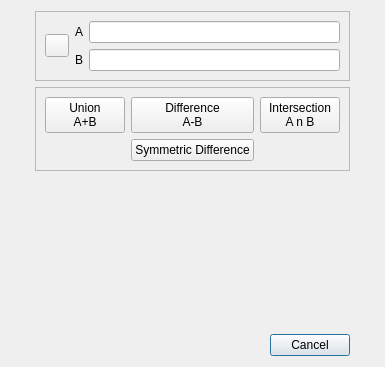
<?xml version="1.0" encoding="UTF-8"?>
<ui version="4.0">
 <class>CorkDialog</class>
 <widget class="QDialog" name="CorkDialog">
  <property name="geometry">
   <rect>
    <x>0</x>
    <y>0</y>
    <width>385</width>
    <height>367</height>
   </rect>
  </property>
  <property name="windowTitle">
   <string>Mesh Boolean Operations (CSG) with Cork</string>
  </property>
  <layout class="QGridLayout" name="gridLayout_2">
   <item row="2" column="0">
    <spacer name="horizontalSpacer_3">
     <property name="orientation">
      <enum>Qt::Horizontal</enum>
     </property>
     <property name="sizeHint" stdset="0">
      <size>
       <width>40</width>
       <height>20</height>
      </size>
     </property>
    </spacer>
   </item>
   <item row="2" column="1">
    <widget class="QLabel" name="label">
     <property name="sizePolicy">
      <sizepolicy hsizetype="Expanding" vsizetype="Expanding">
       <horstretch>0</horstretch>
       <verstretch>0</verstretch>
      </sizepolicy>
     </property>
     <property name="toolTip">
      <string>Image courtesy of Autodesk(r)</string>
     </property>
     <property name="pixmap">
      <pixmap resource="../qCork.qrc">:/CC/plugin/qCork/images/csg_types.png</pixmap>
     </property>
     <property name="alignment">
      <set>Qt::AlignCenter</set>
     </property>
    </widget>
   </item>
   <item row="3" column="1">
    <spacer name="verticalSpacer">
     <property name="orientation">
      <enum>Qt::Vertical</enum>
     </property>
     <property name="sizeHint" stdset="0">
      <size>
       <width>20</width>
       <height>6</height>
      </size>
     </property>
    </spacer>
   </item>
   <item row="4" column="1">
    <widget class="QDialogButtonBox" name="buttonBox">
     <property name="standardButtons">
      <set>QDialogButtonBox::Cancel</set>
     </property>
    </widget>
   </item>
   <item row="0" column="1">
    <widget class="QFrame" name="frame_2">
     <property name="frameShape">
      <enum>QFrame::StyledPanel</enum>
     </property>
     <property name="frameShadow">
      <enum>QFrame::Raised</enum>
     </property>
     <layout class="QHBoxLayout" name="horizontalLayout_3">
      <item>
       <widget class="QToolButton" name="swapToolButton">
        <property name="icon">
         <iconset resource="../qCork.qrc">
          <normaloff>:/CC/plugin/qCork/images/iconSwap.png</normaloff>:/CC/plugin/qCork/images/iconSwap.png</iconset>
        </property>
       </widget>
      </item>
      <item>
       <layout class="QVBoxLayout" name="verticalLayout">
        <item>
         <layout class="QHBoxLayout" name="horizontalLayout">
          <item>
           <widget class="QLabel" name="label_2">
            <property name="text">
             <string>A</string>
            </property>
           </widget>
          </item>
          <item>
           <widget class="QLineEdit" name="meshALineEdit">
            <property name="readOnly">
             <bool>true</bool>
            </property>
           </widget>
          </item>
         </layout>
        </item>
        <item>
         <layout class="QHBoxLayout" name="horizontalLayout_2">
          <item>
           <widget class="QLabel" name="label_3">
            <property name="text">
             <string>B</string>
            </property>
           </widget>
          </item>
          <item>
           <widget class="QLineEdit" name="meshBLineEdit">
            <property name="readOnly">
             <bool>true</bool>
            </property>
           </widget>
          </item>
         </layout>
        </item>
       </layout>
      </item>
     </layout>
    </widget>
   </item>
   <item row="1" column="1">
    <widget class="QFrame" name="frame">
     <property name="frameShape">
      <enum>QFrame::StyledPanel</enum>
     </property>
     <property name="frameShadow">
      <enum>QFrame::Raised</enum>
     </property>
     <layout class="QGridLayout" name="gridLayout">
      <item row="0" column="0">
       <widget class="QPushButton" name="unionPushButton">
        <property name="toolTip">
         <string>Merge two objects into one</string>
        </property>
        <property name="text">
         <string>Union
A+B</string>
        </property>
       </widget>
      </item>
      <item row="0" column="1">
       <widget class="QPushButton" name="diffPushButton">
        <property name="toolTip">
         <string>Subtract one object from another</string>
        </property>
        <property name="text">
         <string>Difference
A-B</string>
        </property>
       </widget>
      </item>
      <item row="0" column="2">
       <widget class="QPushButton" name="interPushButton">
        <property name="toolTip">
         <string>Return the portion common to both objects</string>
        </property>
        <property name="text">
         <string>Intersection
A n B</string>
        </property>
       </widget>
      </item>
      <item row="1" column="0">
       <spacer name="horizontalSpacer">
        <property name="orientation">
         <enum>Qt::Horizontal</enum>
        </property>
        <property name="sizeHint" stdset="0">
         <size>
          <width>40</width>
          <height>20</height>
         </size>
        </property>
       </spacer>
      </item>
      <item row="1" column="1">
       <widget class="QPushButton" name="symDiffPushButton">
        <property name="toolTip">
         <string>Subtract one object from another (inverse result)</string>
        </property>
        <property name="text">
         <string>Symmetric Difference</string>
        </property>
       </widget>
      </item>
      <item row="1" column="2">
       <spacer name="horizontalSpacer_2">
        <property name="orientation">
         <enum>Qt::Horizontal</enum>
        </property>
        <property name="sizeHint" stdset="0">
         <size>
          <width>40</width>
          <height>20</height>
         </size>
        </property>
       </spacer>
      </item>
     </layout>
    </widget>
   </item>
   <item row="2" column="2">
    <spacer name="horizontalSpacer_4">
     <property name="orientation">
      <enum>Qt::Horizontal</enum>
     </property>
     <property name="sizeHint" stdset="0">
      <size>
       <width>40</width>
       <height>20</height>
      </size>
     </property>
    </spacer>
   </item>
  </layout>
 </widget>
 <resources>
  <include location="../qCork.qrc"/>
  <include location="qCork.qrc"/>
 </resources>
 <connections>
  <connection>
   <sender>buttonBox</sender>
   <signal>rejected()</signal>
   <receiver>CorkDialog</receiver>
   <slot>reject()</slot>
   <hints>
    <hint type="sourcelabel">
     <x>189</x>
     <y>257</y>
    </hint>
    <hint type="destinationlabel">
     <x>189</x>
     <y>138</y>
    </hint>
   </hints>
  </connection>
 </connections>
</ui>
